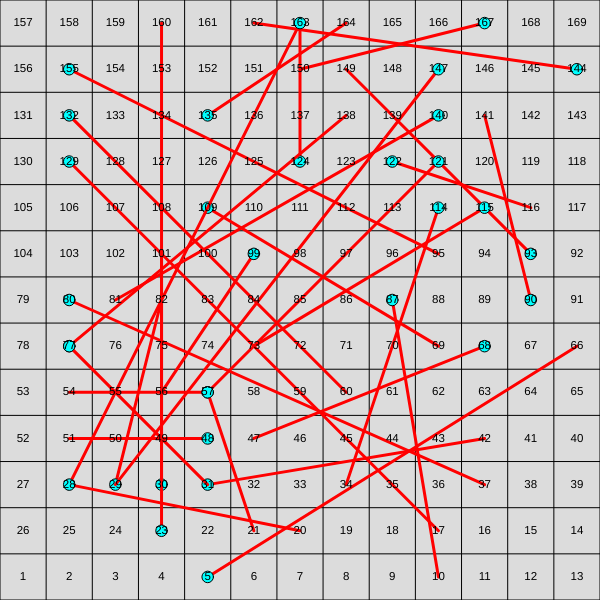
Frame 1 (no input)
Frame 2 (the mouse pressed at the canvas centre, redrawn once): identical to frame 1, image omitted

The p5.js sketch that drew this single still picture (run headless with seeded random() and noise() and a simulated clock; the mouse was pressed at the canvas centre and the sketch redrawn once):

// p5.js sketch
// ── sketch.js


// let board = [
//   [-1,-1,-1,-1,-1,-1],
//   [-1,-1,-1,-1,-1,-1],
//   [-1,-1,-1,-1,-1,-1],
//   [-1,35,-1,-1,13,-1],
//   [-1,-1,-1,-1,-1,-1],
//   [-1,15,-1,-1,-1,-1]]

let board = [[-1,-1,-1,30,-1,144,124,135,-1,-1,-1,-1,-1],[-1,-1,-1,-1,-1,-1,167,93,-1,-1,-1,-1,-1],[-1,-1,-1,-1,-1,-1,-1,77,-1,-1,90,-1,-1],[-1,-1,-1,-1,-1,-1,-1,-1,-1,-1,-1,-1,-1],[-1,-1,-1,-1,-1,-1,-1,-1,-1,-1,-1,122,-1],[-1,-1,-1,23,-1,-1,-1,-1,-1,155,-1,-1,-1],[-1,-1,140,29,-1,-1,-1,-1,-1,-1,-1,-1,-1],[-1,-1,-1,-1,-1,115,-1,-1,-1,109,-1,-1,5],[-1,57,-1,99,121,-1,-1,132,-1,-1,-1,-1,-1],[-1,48,-1,-1,-1,68,-1,-1,-1,-1,31,-1,-1],[-1,163,147,-1,77,-1,-1,114,-1,-1,80,-1,-1],[-1,-1,-1,-1,-1,57,28,-1,-1,129,-1,-1,-1],[-1,-1,-1,-1,-1,-1,-1,-1,-1,87,-1,-1,-1]]


let n = board.length
let width = 600
let w = width/n
let highlight = false
let coordinates = {}
let map_ij_to_x = {}
let map_x_to_ij = {}


function setup() {
  createCanvas(width, width);
  set_coordinates()
  let path = solve()
  let result_div = createElement('pre', "optimal path is : " + JSON.stringify(path));
  
  result_div.style('font-size', '16px');
  result_div.position(width+20, 80);
  
  let result_div2 = createElement('pre', "and the minimum steps are "+(path.length-1));
  
  result_div2.style('font-size', '16px');
  result_div2.position(width+20, 80+20);
}



function draw() {
  background(220);
  draw_grid()
  noLoop()
}

function set_coordinates(){
  let x = 1
    let change_lane = false
    for(let i=n-1; i>=0; i--){
      if(!change_lane){
        for(let j=0; j<n; j++){
        
        coordinates[x] = [j*w+w/2, i*w+w/2]
        map_ij_to_x[[i, j]] = x
        map_x_to_ij[x] = [i, j]
        x += 1
        }
      }else{
        for(let j=n-1; j >= 0; j--){
        
        coordinates[x] = [j*w+w/2, i*w+w/2]
        map_ij_to_x[[i, j]] = x
        map_x_to_ij[x] = [i, j]
        x += 1
        }
      }
      change_lane = !change_lane
    }
}

function draw_ladder(line_color="red"){
  for(let i=0; i<n; i++){
      for(let j=0; j<n; j++){
        let x = map_ij_to_x[[i, j]]  
        let y = board[i][j]
        let x1 = coordinates[x][0]
        let y1 = coordinates[x][1]
        
        if(board[i][j] != -1){
          let x2 = coordinates[y][0]
          let y2 = coordinates[y][1]
          push()
          strokeWeight(3)
          stroke(line_color)
          line(x1, y1, x2, y2)
          // triangle(x1-w/4, y1+w/4,
          //          x1+w/4, y1+w/4,
          //          x1, y1-w/4)
          pop()
          push()
          fill('cyan')
          circle(x2, y2, w/4)
          pop()
        }
      }
    }
}

function draw_grid(){
   background(220);
    for(let i=0; i<=n; i++){
      line(0, i*w, w*n, i*w)
      line(i*w, 0, i*w, w*n)
    }
    draw_ladder()
    for(let i=0; i<n; i++){
        for(let j=0; j<n; j++){
          let x = map_ij_to_x[[i, j]]  
          let y = board[i][j]
          let x1 = coordinates[x][0]
          let y1 = coordinates[x][1]
          textSize(w/4)
          textAlign(CENTER, CENTER)
          text(x, x1, y1)
        }
      }
  }

function draw_highlight(){
  // if(!highlight){return}
  for(let i=0; i<n; i++){
    for(let j=0; j<n; j++){
      let x = map_ij_to_x[[i, j]]
      let y = board[i][j]
      let x1 = coordinates[x][0]
      let y1 = coordinates[x][1]
      let x_left = x1-w/2
      let x_right = x1+w/2
      let y_top = y1-w/2
      let y_bot = y1+w/2
      
      if(mouseX >= x_left && mouseX <= x_right && mouseY >= y_top && mouseY <= y_bot){
        
        if(board[i][j] != -1){
          let x2 = coordinates[y][0]
          let y2 = coordinates[y][1]
          push()
          strokeWeight(3)
          stroke("black")
          line(x1, y1, x2, y2)
          // triangle(x1-w/4, y1+w/4,
          //          x1+w/4, y1+w/4,
          //          x1, y1-w/4)
          pop()
        }
        push()
        stroke('green')
        strokeWeight(3)
        line(x_left, y_top, x_right, y_top)
        line(x_left, y_bot, x_right, y_bot)
        line(x_left, y_top, x_left, y_bot)
        line(x_right, y_top, x_right, y_bot)
        pop()
      }
    }
  }
}

function mouseClicked() {
  clear()
  draw_grid()
  draw_highlight()
  
}


function solve(){
  q = [[1, [1]]]
  visited = {}
  steps = 0
  while(q.length > 0){
    let size = q.length
    for(let i=0; i<size; i++){
      let [cur, path] = q.pop()
      if(cur == n*n){
        return path
      }
      for(let j=1; j<=6; j++){
        let nx = cur+j
        if(nx <= n*n && visited[nx] === undefined){
          visited[nx] = true
          let indices = map_x_to_ij[nx]
          let y = board[indices[0]][indices[1]]
          if(y != -1){
            let new_path = path.concat([[nx, y]])
            console.log(y, new_path)
            
            q.unshift([y, new_path])
          }else{
            let new_path = path.concat([nx])
            q.unshift([nx, new_path])
          }
          
        }
      }
    }
    steps += 1
  }
  return []
}
